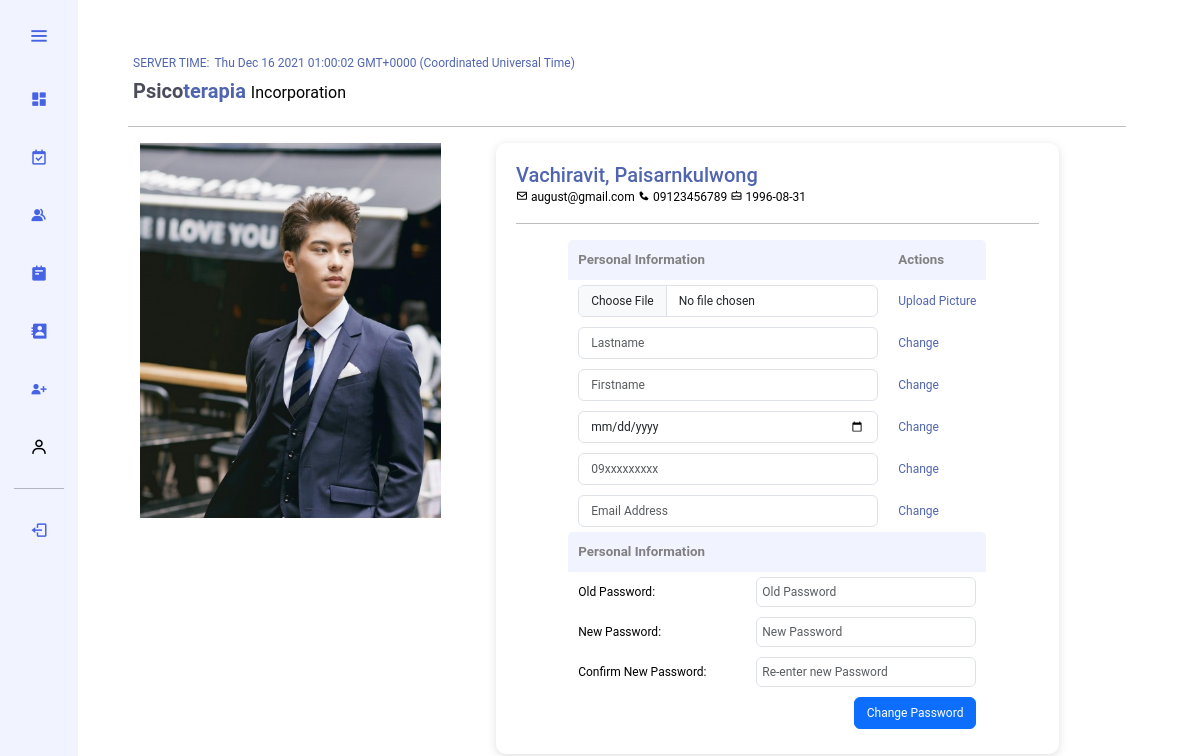
/admin/moderator/profile.php (signed in), run on the app's committed database.
### tables this page shows
CREATE TABLE `tbl_company` (
  `id` int(11) NOT NULL,
  `companyname1` text DEFAULT NULL,
  `companyname2` varchar(255) DEFAULT NULL,
  `companyname3` varchar(255) DEFAULT NULL,
  `companylogo` text NOT NULL,
  `organization` varchar(255) NOT NULL,
  `establish` date NOT NULL,
  `mobile` varchar(255) NOT NULL,
  `email` varchar(255) NOT NULL
);

CREATE TABLE `tbl_employee` (
  `id` int(11) NOT NULL,
  `picture` text DEFAULT NULL,
  `lastname` varchar(255) NOT NULL,
  `firstname` varchar(255) NOT NULL,
  `birthday` date NOT NULL,
  `position` varchar(255) NOT NULL,
  `time` time DEFAULT NULL,
  `start_date` date DEFAULT NULL,
  `end_date` date DEFAULT NULL,
  `mobile` varchar(255) NOT NULL,
  `email` varchar(255) NOT NULL,
  `tempomail` varchar(255) DEFAULT NULL,
  `password` varchar(255) NOT NULL,
  `code` mediumint(50) NOT NULL,
  `status` text NOT NULL,
  `created` date NOT NULL
);

### admin/data/control.php (called while the page is built, shortened)
<?php
    require "connection.php";
    $company_details_query = "SELECT * FROM tbl_company WHERE id = 1";
    $company_details = mysqli_query($connect, $company_details_query);
    $fetch_company_details = mysqli_fetch_assoc($company_details);
?>

### admin/moderator/profile.php (the view, shortened to what this page needs)
<?php require_once "../data/control.php"; ?>
<?php
    $email = $_SESSION['email'];
    $user_info_query = "SELECT * FROM tbl_employee WHERE email ='$email'";
    $user_info = mysqli_query($connect, $user_info_query);
    if(mysqli_num_rows($user_info) > 0){
        $fetch_user_info = mysqli_fetch_assoc($user_info);
    }
    else{
        $_SESSION['error'] = "an error occured while fetching your data";
        header('location: moderator.php');
    }
?>
<!DOCTYPE html>
<html>
    <head>
        <link href="https://cdn.jsdelivr.net/npm/bootstrap@5.0.2/dist/css/bootstrap.min.css" rel="stylesheet">
        <link href='https://unpkg.com/boxicons@2.0.7/css/boxicons.min.css' rel='stylesheet'/>
        <link rel="stylesheet" href="https://cdnjs.cloudflare.com/ajax/libs/intl-tel-input/17.0.8/css/intlTelInput.css"/>
        <link rel="stylesheet" type="text/css" href="../style/bootstrap.css"/>
        <link rel="stylesheet" type="text/css" href="../style/style.css"/>
    </head>
    <body onload="display_ct();">
        <div class="container-fluid row">
            <div class="sidebar">
                <div class="logo_details" style="transition-timing-function:ease;">
                    <i class='bx bx-menu' id="btn" ></i>
                </div>
                <ul class="nav-list">
                    <li>
                        <a href="dashboard.php"><i class='bx bxs-dashboard' ></i><span class="links_name">Dashboard</span></a>
                    </li>
                    <li>
                        <a href="appointment.php"><i class='bx bx-calendar-check' ></i><span class="links_name">Appointments</span></a>
                    </li>
                    <li>
                        <a href="team.php"><i class='bx bxs-group'></i><span class="links_name">Team</span></a>
                    </li>
                    <li>
                        <a href="doctor.php"><i class='bx bxs-notepad' ></i><span class="links_name">Doctors</span></a>
                    </li>
                    <li>
                        <a href="user.php"><i class='bx bxs-contact'></i><span class="links_name">Client's Data</span></a>
                    </li>
                    <li>
                        <a href="create.php"><i class='bx bxs-user-plus'></i><span class="links_name">Create New Account</span></a>
                    </li>
                    <li>
                        <a href="profile.php"><i class='bx bx-user' style="color:#000;"></i><span class="links_name">Profile</span></a>
                    </li><hr>
                    <li>
                        <a href="logout.php"><i class='bx bx-log-out'></i><span class="links_name">Log out</span></a>
                    </li>
                </ul>
            </div>
            <section class="home-section">
                <span style="font-size: 9pt;color:#5065AF; margin-left:5px; margin-bottom:0px;">SERVER TIME:</span><span id='ct' style="font-size: 9pt;color:#5065AF; margin-left:5px; margin-bottom:0px;"></span>
                <h2 style="font-size:15pt; color:#4C4D5B; margin-left:5px; font-weight:bold; line-height:35px;"><?php echo ucwords($fetch_company_details['companyname1']); ?><span style="color:#5065AF;"><?php echo strtolower($fetch_company_details['companyname2']); ?></span> <span style="font-size:12pt; font-weight:normal;"><?php echo ucwords($fetch_company_details['organization']); ?></span></h2><hr>
                <div class="container-fluid row">
                    <div class="col-md-4">
                        <img class="img-fluid" src="../resources/<?=$fetch_user_info['picture']?>"/>
                    </div>
                    <div class="col-md-8">
                        <div style="font-size:10pt; width:90%; margin:auto; border-radius:10px; box-shadow:rgba(99, 99, 99, 0.2)0px 2px 8px 0px; padding:20px;"><h5 style="margin:0px; color:#5065AF;"><?php echo ucwords($fetch_user_info['lastname']);?>, <?php echo ucwords($fetch_user_info['firstname']);?></h5><label style="font-size:9pt;"><i class='bx bx-envelope' ></i> <?php echo $fetch_user_info['email'];?></label> <label style="font-size:9pt;"><i class='bx bxs-phone'></i> <?php echo $fetch_user_info['mobile'];?></label> <label style="font-size:9pt;"><i class='bx bx-cake' ></i> <?php echo $fetch_user_info['birthday'];?></label><hr>
                        <table style="width:80%; border-collapse:collapse; margin:auto; font-size:0.9em; border-radius:5px 5px 0 0; overflow: hidden;">
                            <thead style="background-color:#F1F3FF; text-align:left;">
                                <tr><th>Personal Information</th><th>Actions</th></tr>
                            </thead>
                            <tbody>
                                <tr>
                                    <form action="profile.php" method="post" enctype="multipart/form-data">
                                    <td><input type="file" name="picture" class="form-control" style="font-size:9pt;" ondrop="return false;" onpaste="return false;" required="Required"></td>
                                    <td><input name="change_pics" type="submit" value="Upload Picture" style="background:none; border:none;color:#5065AF;"></td>
                                    </form>
                                </tr>
                                <tr>
                                    <form action="profile.php" method="post">
                                    <td><input type="text" name="lastname" style="font-size:9pt;" class="form-control" ondrop="return false;" onpaste="return false;" placeholder="Lastname" required="Required"></td>
                                    <td><input name="change_lastnames" type="submit" value="Change" style="background:none; border:none;color:#5065AF;"></td>
                                    </form>
                                </tr>
                                <tr>
                                    <form action="profile.php" method="post">
                                    <td><input type="text" name="firstname" style="font-size:9pt;" class="form-control" ondrop="return false;" onpaste="return false;" placeholder="Firstname" required="Required"></td>
                                    <td><input name="change_firstnames" type="submit" value="Change" style="background:none; border:none;color:#5065AF;"></td>
                                    </form>
                                </tr>
                                <tr>
                                    <form action="profile.php" method="post">
                                    <td><input type="date" name="birthday" style="font-size:9pt;" max="<?php echo $lastYear = date("Y-m-d", strtotime("-21 years")); ?>" class="form-control" ondrop="return false;" onpaste="return false;" required="Required"></td>
                                    <td><input name="change_birthdays" type="submit" value="Change" style="background:none; border:none;color:#5065AF;"></td>
                                    </form>
                                </tr>
                                <tr>
                                    <form action="profile.php" method="post">
                                    <td><input type="tel" name="contact" style="font-size:9pt;" placeholder="09xxxxxxxxx" ondrop="return false;" onpaste="return false;" class="form-control" maxlength="11" onkeypress="return isNumberKey(event)" size="100%" required="Required"></td>
                                    <td><input name="change_contacts" type="submit" value="Change" style="background:none; border:none;color:#5065AF;"></td>
                                    </form>
                                </tr>
                                <tr>
                                    <form action="profile.php" method="post">
                                    <td><input type="email" name="email" style="font-size:9pt;" class="form-control" ondrop="return false;" onpaste="return false;" placeholder="Email Address" required="Required"></td>
                                    <td><input name="change_emails" type="submit" value="Change" style="background:none; border:none;color:#5065AF;"></td>
                                    </form>
                                </tr>
                            </tbody>
                        </table>
                        <table style="width:80%; border-collapse:collapse; margin:auto; font-size:0.9em; border-radius:5px 5px 0 0; overflow: hidden;">
                            <thead style="background-color:#F1F3FF; text-align:left;">
                                <tr><th>Personal Information</th><th></th></tr>
                            </thead>
                            <tbody>
                                <form action="profile.php" method="post">
                                <tr>
                                    <td><label>Old Password: </label></td>
                                    <td><input type="password" name="oldpass" style="font-size:9pt; padding:5px;" class="form-control" placeholder="Old Password" required="Required"/></td>
                                </tr>
                                <tr>
                                    <td><label>New Password: </label></td>
                                    <td><input type="password" name="newpass" style="font-size:9pt; padding:5px;" class="indicator form-control" oninvalid="InvalidMsg(this);" oninput="InvalidMsg(this);" minlength="6" maxlength="20" placeholder="New Password" required="Required"/></td>
                                </tr>
                                <tr>
                                    <td><label>Confirm New Password: </label></td>
                                    <td><input type="password" name="conpass" style="font-size:9pt; padding:5px;" class="form-control" placeholder="Re-enter new Password" required="Required"/></td>
                                </tr>
                                <tr>
                                    <td></td>
                                    <td><input name="change_ps" type="submit" value="Change Password" style="font-size:9pt; float:right;" class="btn btn-primary"/></td>
                                </tr>
                                </form>
                            </tbody>
                        </table>
                    </div>
                    </div>
                </div>
            </section>
        </div>
    </body>
</html>

### admin/style/style.css (style rules this page uses)
* { margin: 0px; padding: 0px; box-sizing: border-box; font-family: "Poppins" , "Roboto", sans-serif; color: #000000; }
div.sidebar { position: fixed; left: 0; top: 0; height: 100%; width: 78px; background: #F1F3FF; padding: 6px 14px; z-index: 99; transition: all 0.5s ease; }
div.sidebar div.logo_details { height: 60px; display: flex; align-items: center; position: relative; }
div.sidebar div.logo_details #btn { position: absolute; top: 50%; right: 0; transform: translateY(-50%); font-size: 22px; transition: all 0.4s ease; font-size: 23px; text-align: center; cursor: pointer; transition: all 0.5s ease; }
div.sidebar i { color: #4663E5; height: 60px; min-width: 50px; font-size: 28px; text-align: center; line-height: 60px; }
ul.nav-list { padding-left: 0px; }
div.sidebar li { position: relative; margin: 8px 0; list-style: none; }
div.sidebar li a { display: flex; height: 100%; width: 100%; border-radius: 12px; align-items: center; text-decoration: none; transition: all 0.4s ease; background: #F1F3FF; }
div.sidebar li i { height: 50px; line-height: 50px; font-size: 18px; border-radius: 12px; }
section.home-section { position: relative; background: #FFFFFF; min-height: 100vh; padding:50px; top: 0; left: 78px; width: calc(100% - 78px); transition: all 0.5s ease; z-index: 2; text-align: left; }
th { padding: 10px 10px; color: gray; font-weight: bold; text-align: left; font-size: 10pt; }
td { padding: 5px 10px; text-align: left; font-size: 9pt; }

### data on the page
tbl_company: companyname1 "Psico", companyname2 "terapia", organization "Incorporation"
tbl_employee: picture (picture), lastname "Vachiravit", firstname "Paisarnkulwong", email "august@gmail.com", mobile "09123456789", birthday "1996-08-31"
